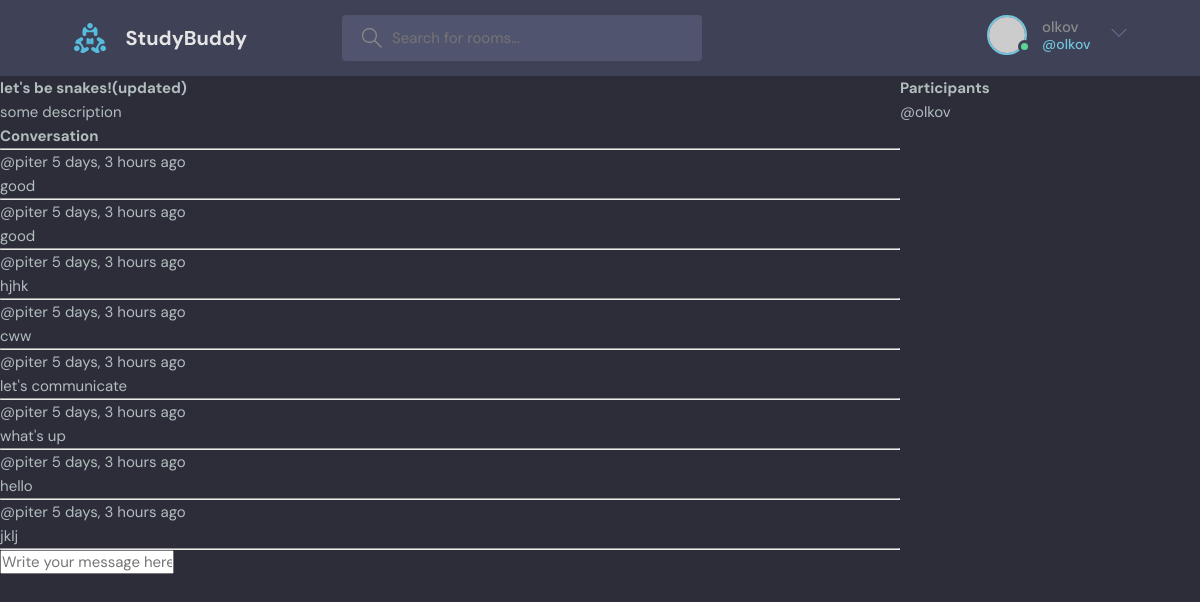
Page /room/10/ (signed in) on the committed database.
### base/models.py (models this page shows, shortened)
class Room(models.Model):
    host = models.ForeignKey(User, on_delete=models.SET_NULL, null=True)
    topic = models.ForeignKey(Topic, on_delete=models.SET_NULL, null=True)
    name = models.CharField(max_length=200)
    description = models.TextField(null=True, blank=True)
    participants = models.ManyToManyField(User, related_name='participants', blank=True)
    updated = models.DateTimeField(auto_now=True)
    created = models.DateTimeField(auto_now_add=True)
    class Meta:
        ordering = ['-updated', '-created']

class Message(models.Model):
    user = models.ForeignKey(User, on_delete=models.CASCADE)
    room = models.ForeignKey(Room, on_delete=models.CASCADE)
    body = models.TextField()
    updated = models.DateTimeField(auto_now=True)
    created = models.DateTimeField(auto_now_add=True)
    class Meta:
        ordering = ['-updated', '-created']

### base/views.py (the view, shortened to what this page needs)
# urls.py: path('room/<int:pk>/', views.room, name='room'),
def room(request, pk):
    room = get_object_or_404(Room, pk=pk)
    room_messages = room.message_set.all()
    participants = room.participants.all()
    context = {
        "room": room,
        'room_messages': room_messages,
        'participants': participants
    }
    return render(request, 'base/room.html', context)

### base/templates/base/room.html (shortened to what this page needs)
{% extends 'main.html' %}
{% block content %}
    <div class="room-container">
        <div>
            <h1>
                {{ room.name }}
            </h1>
            <p>{{ room.description }}</p>
            <div class="comment-wrapper">
                <h3>Conversation</h3>
                <hr>
                {% for message in room_messages %}
                    <div>
                        <small>@{{ message.user }} {{ message.created|timesince }} ago</small>
                        <p>{{ message.body }}</p>
                        <hr>
                    </div>
                {% endfor %}
            </div>
            {% if request.user.is_authenticated %}
                <div class="comment-form">
                    <form action="" method="post">
                        <input type="text" name="body" placeholder="Write your message here...">
                    </form>
                </div>
            {% endif %}
        </div>
        <div>
            <h3>Participants</h3>
            {% for participant in participants %}
                <div>
                    <p>@{{ participant.username }}</p>
                </div>
            {% endfor %}
        </div>
    </div>
{% endblock %}

### templates/navbar.html (shortened to what this page needs)
{% load static %}
<header class="header header--loggedIn">
    <div class="container">
        <a href="/" class="header__logo">
            <img src="{% static 'images/logo.svg' %}"/>
            <h1>StudyBuddy</h1>
        </a>
        <form action="{% url 'home' %}" method="GET" class="header__search">
            <label>
                <input type="text" name="q" placeholder="Search for rooms..."/>
            </label>
        </form>
        <nav class="header__menu">
            <div class="header__user">
                {% if request.user.is_authenticated %}
                    <a href="{% url 'user-profile' request.user.id %}">
                        <div class="avatar avatar--medium active">
                            <img src="https://randomuser.me/api/portraits/men/37.jpg"/>
                        </div>
                        <p>{{ user.username }} <span>@{{ user.username }}</span></p>
                    </a>
                    <button class="dropdown-button">
                        <svg version="1.1" xmlns="http://www.w3.org/2000/svg" width="32" height="32"
                             viewBox="0 0 32 32">
                            <title>chevron-down</title>
                            <path d="M16 21l-13-13h-3l16 16 16-16h-3l-13 13z"></path>
                        </svg>
                    </button>
                {% else %}
                    <a href="{% url 'login' %}">
              <img src="{% static 'images/avatar.svg' %}" />
              <p>Login</p>
            </a>
                {% endif %}
            </div>
        </nav>
    </div>
</header>

### static/styles/style.css (style rules this page uses)
:root { --color-main: #71c6dd; --color-main-light: #e1f6fb; --color-dark: #3f4156; --color-dark-medium: #51546e; --color-dark-light: #696d97; --color-light: #e5e5e5; --color-gray: #8b8b8b; --color-light-gray: #b2bdbd; --color-bg: #2d2d39; --color-success: #5dd693; --color-error: #fc4b0b; }
* { font-family: "DM Sans", -apple-system, BlinkMacSystemFont, "Segoe UI", Roboto, Oxygen, Ubuntu, Cantarell, "Open Sans", "Helvetica Neue", sans-serif; margin: 0; padding: 0; box-sizing: border-box; text-rendering: optimizeLegibility; font-size: inherit; }
html { font-size: 56.25%; }
@media only screen and (min-width: 1200px) { html { font-size: 62.5%; } }
body { line-height: 1.6; font-weight: 400; font-size: 1.5rem; color: var(--color-light-gray); background-color: var(--color-bg); min-height: 100vh; }
img { width: 100%; }
a { display: inline-block; color: var(--color-main); text-decoration: none; }
.container { max-width: 120rem; width: 90%; margin: auto; }
.avatar { position: relative; display: inline-block; border-radius: 50%; border: 2px solid var(--color-main); }
.avatar img { display: block; border-radius: 50%; object-fit: cover; object-position: center; }
.avatar::after { content: ""; display: block; position: absolute; background-color: var(--color-gray); z-index: 111; border-radius: 50%; border: 0.3rem solid var(--color-dark); }
.avatar.active::after { background-color: var(--color-success); }
.avatar.avatar--medium img { width: 3.6rem; height: 3.6rem; border-radius: 50%; }
.avatar.avatar--medium:after { width: 0.7rem; height: 0.7rem; bottom: 0px; right: -6px; }
.header { padding: 1.5rem; background-color: var(--color-dark); }
.header > .container { display: flex; gap: 9.5rem; }
.header__logo, .header__user { display: flex; gap: 2rem; align-items: center; }
.header__logo > img { height: 3.2rem; width: 3.2rem; }
.header__logo > h1 { font-weight: 700; font-size: 2rem; color: var(--color-light); }
.header__search > label { background-color: var(--color-dark-medium); padding: 1.3rem 1rem; display: flex; align-items: center; gap: 1rem; border-radius: 4px; }
.header__search svg { fill: var(--color-gray); width: 2rem; height: 2rem; margin-left: 1rem; }
.header__search input { width: 30rem; background: transparent; border: none; outline: none; color: var(--color-light); }
.header__menu { margin-left: auto; position: relative; }
.header__menu a { display: flex; gap: 1.5rem; align-items: center; font-weight: 500; text-decoration: none; color: var(--color-gray); }
.header__menu img { height: 3.6rem; }
.header__menu p { line-height: 1.2; }
.header__menu span { color: var(--color-main); font-weight: 500; font-size: 1.4rem; display: block; }
.header__menu svg { width: 1.6rem; height: 1.6rem; fill: var(--color-dark-light); }
.dropdown-button { background: transparent; border: 0; outline: 0; cursor: pointer; }

### base/templates/base/room.html (style rules this page uses)
.room-container { display: grid; grid-template-columns: 3fr 1fr; }

### rows in the picture
Room: name "let's be snakes!(updated)", description "some description"
Message: user "piter", created "5 days, 3 hours", body "good"
Message: user "piter", created "5 days, 3 hours", body "good"
Message: user "piter", created "5 days, 3 hours", body "hjhk"
Message: user "piter", created "5 days, 3 hours", body "cww"
Message: user "piter", created "5 days, 3 hours", body "let's communicate"
Message: user "piter", created "5 days, 3 hours", body "what's up"
Message: user "piter", created "5 days, 3 hours", body "hello"
Message: user "piter", created "5 days, 3 hours", body "jklj"

### other values in the picture
{{ user.username }} "olkov"
{{ participant.username }} "olkov"
